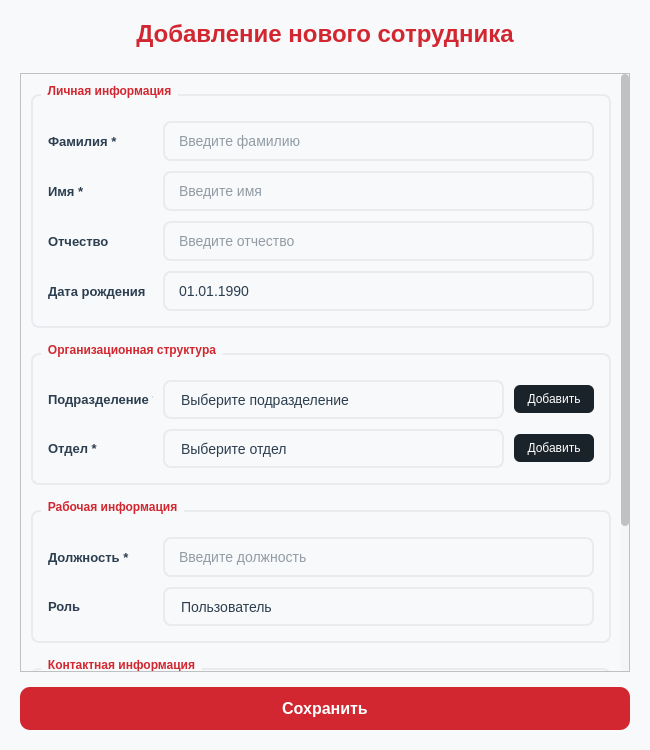
<?xml version="1.0" encoding="UTF-8"?>
<ui version="4.0">
 <class>EmployeeDialog</class>
 <widget class="QDialog" name="EmployeeDialog">
  <property name="geometry">
   <rect>
    <x>0</x>
    <y>0</y>
    <width>650</width>
    <height>750</height>
   </rect>
  </property>
  <property name="minimumSize">
   <size>
    <width>600</width>
    <height>700</height>
   </size>
  </property>
  <property name="windowTitle">
   <string>Добавление сотрудника</string>
  </property>
  <property name="styleSheet">
   <string notr="true">
    QDialog {
        background-color: #f8f9fa;
        font-family: 'Segoe UI', Arial, sans-serif;
    }

    QLabel {
        color: #2c3e50;
        font-size: 13px;
        font-weight: 500;
    }

    QLabel[required=&quot;true&quot;] {
        color: #D22730;
    }

    QLineEdit, QTextEdit, QComboBox, QDateEdit {
        background-color: white;
        border: 2px solid #e9ecef;
        border-radius: 8px;
        padding: 8px 12px;
        font-size: 14px;
        color: #2c3e50;
        min-height: 20px;
    }

    QLineEdit:focus, QTextEdit:focus, QComboBox:focus, QDateEdit:focus {
        border: 2px solid #D22730;
        background-color: #fff5f5;
    }

    QLineEdit:hover, QTextEdit:hover, QComboBox:hover, QDateEdit:hover {
        border: 2px solid #ccab6e;
        background-color: #fffaf0;
    }

    QComboBox {
		color: #2c3e50;
        min-height: 35px;
        max-height: 35px;
        padding: 0 16px;
        text-align: left;
    }

    QComboBox::drop-down {
        border: none;
        width: 30px;
    }

    QComboBox::down-arrow {
        image: none;
        border-left: 6px solid transparent;
        border-right: 6px solid transparent;
        border-top: 6px solid #D22730;
        width: 0;
        height: 0;
    }

    QComboBox QAbstractItemView {
        border: 2px solid #D22730;
        border-radius: 8px;
        background-color: white;
        selection-background-color: #D22730;
        selection-color: white;
        outline: none;
        padding: 4px;
    }

    QDateEdit::drop-down {
        border: none;
        width: 30px;
    }

    QDateEdit::down-arrow {
        image: none;
        border-left: 6px solid transparent;
        border-right: 6px solid transparent;
        border-top: 6px solid #D22730;
        width: 0;
        height: 0;
    }

    QGroupBox {
        font-weight: bold;
        border: 2px solid #e9ecef;
        border-radius: 8px;
        margin-top: 10px;
        padding-top: 10px;
    }

    QGroupBox::title {
        subcontrol-origin: margin;
        left: 10px;
        padding: 0 5px 0 5px;
        color: #D22730;
    }
    QScrollBar:vertical {
        background: #F5F5F5;
        width: 8px;
        border-radius: 4px;
    }
    QScrollBar::handle:vertical {
        background: #C1C1C1;
        border-radius: 4px;
        min-height: 20px;
    }
    QScrollBar:horizontal {
        border: none;
        background: #F5F5F5;
        height: 8px;
        margin: 0px;
        border-radius: 4px;
    }
    QScrollBar::handle:horizontal {
        background: #c1c1c1;
        border-radius: 4px;
        min-width: 20px;
    }
    QScrollBar::add-line, QScrollBar::sub-line {
        border: none;
        background: none;
    }

   </string>
  </property>
  <layout class="QVBoxLayout" name="verticalLayoutMain">
   <property name="spacing">
    <number>15</number>
   </property>
   <property name="leftMargin">
    <number>20</number>
   </property>
   <property name="topMargin">
    <number>20</number>
   </property>
   <property name="rightMargin">
    <number>20</number>
   </property>
   <property name="bottomMargin">
    <number>20</number>
   </property>
   <item>
    <widget class="QLabel" name="titleLabel">
     <property name="styleSheet">
      <string notr="true">font-size: 24px; font-weight: bold; color: #D22730; margin-bottom: 10px;</string>
     </property>
     <property name="text">
      <string>Добавление нового сотрудника</string>
     </property>
     <property name="alignment">
      <set>Qt::AlignmentFlag::AlignCenter</set>
     </property>
    </widget>
   </item>
   <item>
    <widget class="QScrollArea" name="scrollArea">
     <property name="styleSheet">
      <string notr="true">background-color: #f8f9fa;</string>
     </property>
     <property name="widgetResizable">
      <bool>true</bool>
     </property>
     <widget class="QWidget" name="scrollAreaWidgetContents">
      <property name="geometry">
       <rect>
        <x>0</x>
        <y>0</y>
        <width>600</width>
        <height>788</height>
       </rect>
      </property>
      <layout class="QVBoxLayout" name="verticalLayoutScroll">
       <property name="spacing">
        <number>15</number>
       </property>
       <property name="leftMargin">
        <number>10</number>
       </property>
       <property name="topMargin">
        <number>10</number>
       </property>
       <property name="rightMargin">
        <number>10</number>
       </property>
       <property name="bottomMargin">
        <number>10</number>
       </property>
       <item>
        <widget class="QGroupBox" name="groupBoxPersonal">
         <property name="title">
          <string>Личная информация</string>
         </property>
         <layout class="QGridLayout" name="gridLayoutPersonal">
          <property name="leftMargin">
           <number>15</number>
          </property>
          <property name="topMargin">
           <number>15</number>
          </property>
          <property name="rightMargin">
           <number>15</number>
          </property>
          <property name="bottomMargin">
           <number>15</number>
          </property>
          <property name="spacing">
           <number>10</number>
          </property>
          <item row="0" column="0">
           <widget class="QLabel" name="labelLastName">
            <property name="minimumSize">
             <size>
              <width>105</width>
              <height>0</height>
             </size>
            </property>
            <property name="maximumSize">
             <size>
              <width>105</width>
              <height>16777215</height>
             </size>
            </property>
            <property name="text">
             <string>Фамилия *</string>
            </property>
            <property name="required" stdset="0">
             <bool>true</bool>
            </property>
           </widget>
          </item>
          <item row="0" column="1">
           <widget class="QLineEdit" name="lineEditLastName">
            <property name="placeholderText">
             <string>Введите фамилию</string>
            </property>
           </widget>
          </item>
          <item row="1" column="0">
           <widget class="QLabel" name="labelFirstName">
            <property name="minimumSize">
             <size>
              <width>105</width>
              <height>0</height>
             </size>
            </property>
            <property name="maximumSize">
             <size>
              <width>105</width>
              <height>16777215</height>
             </size>
            </property>
            <property name="text">
             <string>Имя *</string>
            </property>
            <property name="required" stdset="0">
             <bool>true</bool>
            </property>
           </widget>
          </item>
          <item row="1" column="1">
           <widget class="QLineEdit" name="lineEditFirstName">
            <property name="placeholderText">
             <string>Введите имя</string>
            </property>
           </widget>
          </item>
          <item row="2" column="0">
           <widget class="QLabel" name="labelMiddleName">
            <property name="minimumSize">
             <size>
              <width>105</width>
              <height>0</height>
             </size>
            </property>
            <property name="maximumSize">
             <size>
              <width>105</width>
              <height>16777215</height>
             </size>
            </property>
            <property name="text">
             <string>Отчество</string>
            </property>
           </widget>
          </item>
          <item row="2" column="1">
           <widget class="QLineEdit" name="lineEditMiddleName">
            <property name="placeholderText">
             <string>Введите отчество</string>
            </property>
           </widget>
          </item>
          <item row="3" column="0">
           <widget class="QLabel" name="labelBirthDate">
            <property name="minimumSize">
             <size>
              <width>105</width>
              <height>0</height>
             </size>
            </property>
            <property name="maximumSize">
             <size>
              <width>105</width>
              <height>16777215</height>
             </size>
            </property>
            <property name="text">
             <string>Дата рождения</string>
            </property>
           </widget>
          </item>
          <item row="3" column="1">
           <widget class="QDateEdit" name="dateEditBirthDate">
            <property name="displayFormat">
             <string>dd.MM.yyyy</string>
            </property>
            <property name="calendarPopup">
             <bool>true</bool>
            </property>
            <property name="date">
             <date>
              <year>1990</year>
              <month>1</month>
              <day>1</day>
             </date>
            </property>
           </widget>
          </item>
         </layout>
        </widget>
       </item>
       <item>
        <widget class="QGroupBox" name="groupBoxOrganization">
         <property name="title">
          <string>Организационная структура</string>
         </property>
         <layout class="QGridLayout" name="gridLayoutOrganization">
          <property name="leftMargin">
           <number>15</number>
          </property>
          <property name="topMargin">
           <number>15</number>
          </property>
          <property name="rightMargin">
           <number>15</number>
          </property>
          <property name="bottomMargin">
           <number>15</number>
          </property>
          <property name="spacing">
           <number>10</number>
          </property>
          <item row="0" column="1">
           <widget class="QComboBox" name="comboBoxDivision">
            <property name="placeholderText">
             <string>Выберите подразделение</string>
            </property>
           </widget>
          </item>
          <item row="1" column="0">
           <widget class="QLabel" name="labelDepartment">
            <property name="text">
             <string>Отдел *</string>
            </property>
            <property name="required" stdset="0">
             <bool>true</bool>
            </property>
           </widget>
          </item>
          <item row="1" column="1">
           <widget class="QComboBox" name="comboBoxDepartment">
            <property name="placeholderText">
             <string>Выберите отдел</string>
            </property>
           </widget>
          </item>
          <item row="0" column="0">
           <widget class="QLabel" name="labelDivision">
            <property name="maximumSize">
             <size>
              <width>105</width>
              <height>16777215</height>
             </size>
            </property>
            <property name="text">
             <string>Подразделение *</string>
            </property>
            <property name="required" stdset="0">
             <bool>true</bool>
            </property>
           </widget>
          </item>
          <item row="0" column="2">
           <widget class="QPushButton" name="btnAddDivision">
            <property name="minimumSize">
             <size>
              <width>0</width>
              <height>28</height>
             </size>
            </property>
            <property name="maximumSize">
             <size>
              <width>80</width>
              <height>28</height>
             </size>
            </property>
            <property name="cursor">
             <cursorShape>PointingHandCursor</cursorShape>
            </property>
            <property name="styleSheet">
             <string notr="true">
              QPushButton {
                  background-color: #1B232A;
                  color: white;
                  border: none;
                  border-radius: 6px;
                  padding: 0px 12px;
                  font-size: 12px;
                  min-height: 28px;
                  max-height: 28px;
              }
              QPushButton:hover {
                  background-color: #09131B;
              }
              QPushButton:pressed {
                  background-color: #030B12;
              }
             </string>
            </property>
            <property name="text">
             <string>Добавить</string>
            </property>
           </widget>
          </item>
          <item row="1" column="2">
           <widget class="QPushButton" name="btnAddDepartment">
            <property name="minimumSize">
             <size>
              <width>0</width>
              <height>28</height>
             </size>
            </property>
            <property name="maximumSize">
             <size>
              <width>80</width>
              <height>28</height>
             </size>
            </property>
            <property name="cursor">
             <cursorShape>PointingHandCursor</cursorShape>
            </property>
            <property name="styleSheet">
             <string notr="true">
              QPushButton {
                  background-color: #1B232A;
                  color: white;
                  border: none;
                  border-radius: 6px;
                  padding: 0px 12px;
                  font-size: 12px;
                  min-height: 28px;
                  max-height: 28px;
              }
              QPushButton:hover {
                  background-color: #09131B;
              }
              QPushButton:pressed {
                  background-color: #030B12;
              }
             </string>
            </property>
            <property name="text">
             <string>Добавить</string>
            </property>
           </widget>
          </item>
         </layout>
        </widget>
       </item>
       <item>
        <widget class="QGroupBox" name="groupBoxWork">
         <property name="title">
          <string>Рабочая информация</string>
         </property>
         <layout class="QGridLayout" name="gridLayoutWork">
          <property name="leftMargin">
           <number>15</number>
          </property>
          <property name="topMargin">
           <number>15</number>
          </property>
          <property name="rightMargin">
           <number>15</number>
          </property>
          <property name="bottomMargin">
           <number>15</number>
          </property>
          <property name="spacing">
           <number>10</number>
          </property>
          <item row="0" column="0">
           <widget class="QLabel" name="labelPosition">
            <property name="minimumSize">
             <size>
              <width>105</width>
              <height>0</height>
             </size>
            </property>
            <property name="maximumSize">
             <size>
              <width>105</width>
              <height>16777215</height>
             </size>
            </property>
            <property name="text">
             <string>Должность *</string>
            </property>
            <property name="required" stdset="0">
             <bool>true</bool>
            </property>
           </widget>
          </item>
          <item row="0" column="1">
           <widget class="QLineEdit" name="lineEditPosition">
            <property name="placeholderText">
             <string>Введите должность</string>
            </property>
           </widget>
          </item>
          <item row="1" column="0">
           <widget class="QLabel" name="labelRole">
            <property name="minimumSize">
             <size>
              <width>105</width>
              <height>0</height>
             </size>
            </property>
            <property name="maximumSize">
             <size>
              <width>105</width>
              <height>16777215</height>
             </size>
            </property>
            <property name="text">
             <string>Роль</string>
            </property>
           </widget>
          </item>
          <item row="1" column="1">
           <widget class="QComboBox" name="comboBoxRole">
            <item>
             <property name="text">
              <string>Пользователь</string>
             </property>
            </item>
            <item>
             <property name="text">
              <string>Руководитель</string>
             </property>
            </item>
            <item>
             <property name="text">
              <string>Администратор</string>
             </property>
            </item>
           </widget>
          </item>
         </layout>
        </widget>
       </item>
       <item>
        <widget class="QGroupBox" name="groupBoxContact">
         <property name="title">
          <string>Контактная информация</string>
         </property>
         <layout class="QGridLayout" name="gridLayoutContact">
          <property name="leftMargin">
           <number>15</number>
          </property>
          <property name="topMargin">
           <number>15</number>
          </property>
          <property name="rightMargin">
           <number>15</number>
          </property>
          <property name="bottomMargin">
           <number>15</number>
          </property>
          <property name="spacing">
           <number>10</number>
          </property>
          <item row="0" column="0">
           <widget class="QLabel" name="labelMobilePhone">
            <property name="minimumSize">
             <size>
              <width>105</width>
              <height>0</height>
             </size>
            </property>
            <property name="maximumSize">
             <size>
              <width>105</width>
              <height>16777215</height>
             </size>
            </property>
            <property name="text">
             <string>Моб. телефон *</string>
            </property>
            <property name="required" stdset="0">
             <bool>true</bool>
            </property>
           </widget>
          </item>
          <item row="0" column="1">
           <widget class="QLineEdit" name="lineEditMobilePhone">
            <property name="placeholderText">
             <string>+7 (XXX) XXX-XX-XX</string>
            </property>
           </widget>
          </item>
          <item row="1" column="0">
           <widget class="QLabel" name="labelWorkPhone">
            <property name="minimumSize">
             <size>
              <width>105</width>
              <height>0</height>
             </size>
            </property>
            <property name="maximumSize">
             <size>
              <width>105</width>
              <height>16777215</height>
             </size>
            </property>
            <property name="text">
             <string>Раб. телефон</string>
            </property>
           </widget>
          </item>
          <item row="1" column="1">
           <widget class="QLineEdit" name="lineEditWorkPhone">
            <property name="placeholderText">
             <string>+7 (XXX) XXX-XX-XX</string>
            </property>
           </widget>
          </item>
          <item row="2" column="0">
           <widget class="QLabel" name="labelEmail">
            <property name="minimumSize">
             <size>
              <width>105</width>
              <height>0</height>
             </size>
            </property>
            <property name="maximumSize">
             <size>
              <width>105</width>
              <height>16777215</height>
             </size>
            </property>
            <property name="text">
             <string>Email</string>
            </property>
           </widget>
          </item>
          <item row="2" column="1">
           <widget class="QLineEdit" name="lineEditEmail">
            <property name="placeholderText">
             <string>example@company.com</string>
            </property>
           </widget>
          </item>
         </layout>
        </widget>
       </item>
      </layout>
     </widget>
    </widget>
   </item>
   <item>
    <widget class="QPushButton" name="btnSave">
     <property name="cursor">
      <cursorShape>PointingHandCursor</cursorShape>
     </property>
     <property name="styleSheet">
      <string notr="true">
         QPushButton {
             background-color: #D22730;
             color: white;
             border-radius: 10px;
             font-weight: bold;
             font-size: 16px;
             border: none;
             padding: 12px 30px;
             min-width: 150px;
         }
         QPushButton:hover {
             background-color: #862633;
             border: 2px solid #ccab6e;
         }
         QPushButton:pressed {
             background-color: #6a1e29;
         }
        </string>
     </property>
     <property name="text">
      <string>Сохранить</string>
     </property>
    </widget>
   </item>
  </layout>
 </widget>
 <resources/>
 <connections/>
</ui>
